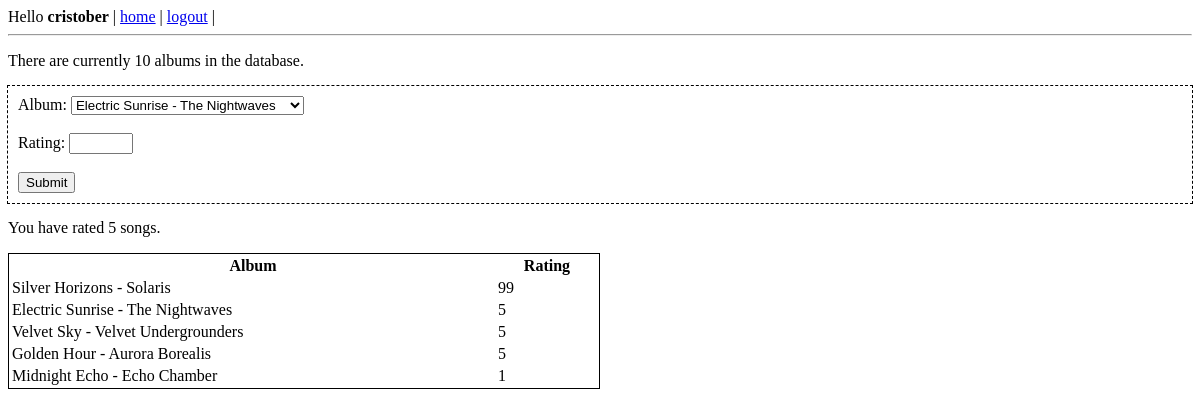
Before: / (signed in) with the older database file.
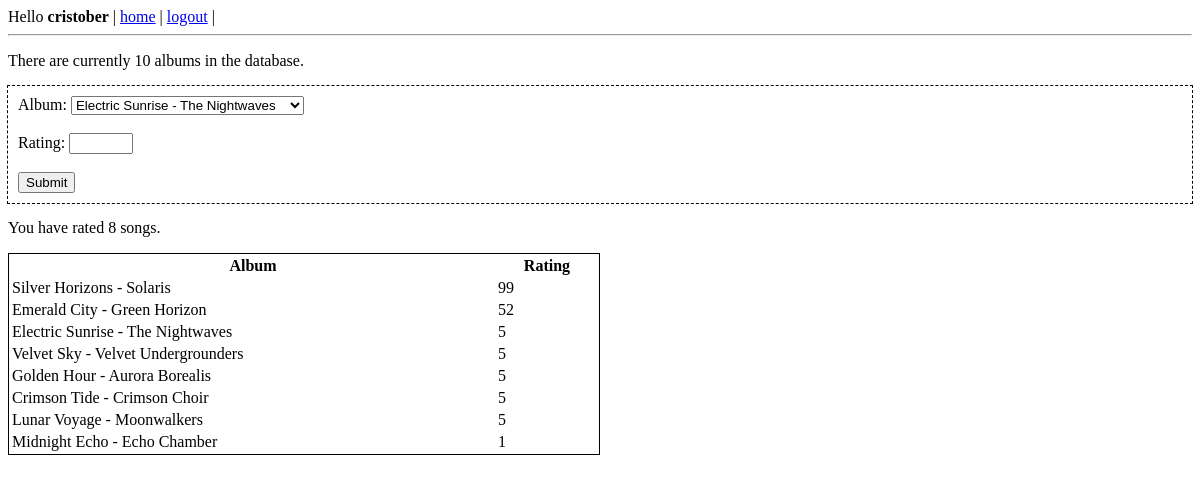
After: the same page with the newer database file.
### main.py (models this page shows)
class User(UserMixin, db.Model):
    __tablename__ = "users"
    id            = db.Column(db.String, primary_key=True)
    username      = db.Column(db.String(64), nullable=False)
    access_token  = db.Column(db.LargeBinary, nullable=False)
    refresh_token = db.Column(db.LargeBinary, nullable=False)
    expr_time     = db.Column(db.Integer, nullable=False)

class Album(db.Model):
    __tablename__ = "albums"
    id     = db.Column(db.Integer, Sequence("album_id_seq"), primary_key=True)
    title  = db.Column(db.String(512), nullable=False)   # Title of album
    artist = db.Column(db.String(512), nullable=False)   # Artist name
    date   = db.Column(db.String(512), nullable=False)   # Date added

class Rating(db.Model):
    __tablename__ = "ratings"
    id           = db.Column(db.Integer, Sequence("rating_id_seq"), primary_key=True)
    album_id     = db.Column(db.Integer, db.ForeignKey("albums.id"), nullable=False)
    album_rater  = db.Column(db.String(512), db.ForeignKey("users.id"), nullable=False)
    rating_score = db.Column(db.Integer, nullable=False)

### main.py (the view)
@app.route("/")
def index():
    if not current_user.is_authenticated:
        return render_template("index.html")
    else:
        albums = Album.query.all()
        ratings = get_ordered_albums_and_ratings()
        return render_template("index.html", albums=albums, ratings=ratings)

### main.py (called while the page is built)
@login.user_loader
def load_user(id):
    return db.session.get(User, str(id))

def get_ordered_albums_and_ratings():
    return db.session.execute(
        db.select(Rating, Album).join(
            Album, Rating.album_id == Album.id
        ).where(and_(
            Rating.album_rater == current_user.id
        )).order_by(desc(Rating.rating_score))
    ).all()

### templates/index.html (shortened to what this page needs)
{% extends "base.html" %}
    {% block content %}
    <p> There are currently {{ albums|length }} albums in the database. </p>
    <div class="album_rating_section">
        <form method="post" action="/rate_album">
            <label for="album">Album:<label>
            <select name="album" id="album">
                {% for album in albums %}
                    <option value = "{{ album.title }}\0{{ album.artist }}">
                        {{ album.title }} - {{ album.artist }}
                    </option>
                {% endfor %}
            </select>
            <br><br>
            <label for="rating">Rating:</label>
            <input type="number" id="rating" name="rating" min="0" max="100"></input>
            <br><br>
            <input type="submit" value="Submit">
        </form>
    </div>
    <div class="your_ratings">
        <p> You have rated {{ ratings|length }} songs. </p>
        <table style="width:50%; border:1px solid black;">
        <tr>
            <th>Album</th>
            <th>Rating</th>
        </tr>
        {% for rating in ratings %}
            <tr>
                {% set album  = rating[1] %}
                {% set rating = rating[0] %}
                <td> {{album.title}} - {{album.artist}} </td>
                <td> {{rating.rating_score}} </td>
            </tr>
        {% endfor %}
    </div>
    {% endblock %}

### templates/base.html (shortened to what this page needs)
<!doctype html>
{% if current_user.is_authenticated %}
    <head> {% block head %}{% endblock %} </head>
    <div>
        <a> Hello <b>{{ current_user.username }}</b> </a>
        |
        <a class="btn" href="{{ url_for('index') }}">home</a>
        |
        <a class="btn" href="{{ url_for('logout') }}">logout</a>
        |
    </div>
    <hr>
    {% block content %}{% endblock %}
{% endif %}

### templates/index.html (style rules this page uses)
.album_rating_section { box-sizing: border-box; padding: 10px; outline: 1px dashed black; }

Changed rows visible on the page:
added Rating: rating_score "52"
now on this page (row unchanged): Album: title "Emerald City", artist "Green Horizon"
added Rating: rating_score "5"
now on this page (row unchanged): Album: title "Crimson Tide", artist "Crimson Choir"
added Rating: rating_score "5"
now on this page (row unchanged): Album: title "Lunar Voyage", artist "Moonwalkers"
Other visible differences:
{{ ratings|length }}: "5" → "8"
